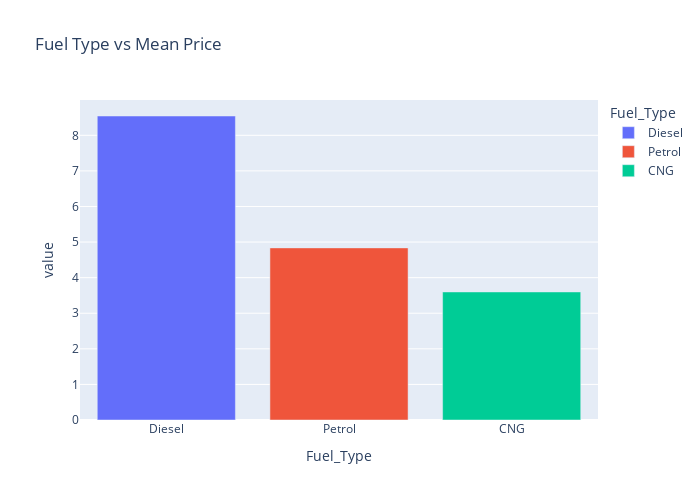

Notebook code cell kept with this figure:
### Code cell
agg = df.groupby('Fuel_Type')['Price'].mean().sort_values(ascending = False)
fig = px.bar(agg , color = agg.index , width=700 , height =500,title='Fuel Type vs Mean Price')
fig.show()

### Figure 1 — Plotly figure (JSON) as saved in the notebook; plotly's stock layout.template omitted (floating-point values rounded to 4 significant figures)
{"data": [{"alignmentgroup": "True", "hovertemplate": "Fuel_Type=%{x}<br>value=%{y}<extra></extra>", "legendgroup": "Diesel", "marker": {"color": "#636efa", "pattern": {"shape": ""}}, "name": "Diesel", "offsetgroup": "Diesel", "orientation": "v", "showlegend": true, "textposition": "auto", "type": "bar", "x": ["Diesel"], "xaxis": "x", "y": [8.543], "yaxis": "y"}, {"alignmentgroup": "True", "hovertemplate": "Fuel_Type=%{x}<br>value=%{y}<extra></extra>", "legendgroup": "Petrol", "marker": {"color": "#EF553B", "pattern": {"shape": ""}}, "name": "Petrol", "offsetgroup": "Petrol", "orientation": "v", "showlegend": true, "textposition": "auto", "type": "bar", "x": ["Petrol"], "xaxis": "x", "y": [4.837], "yaxis": "y"}, {"alignmentgroup": "True", "hovertemplate": "Fuel_Type=%{x}<br>value=%{y}<extra></extra>", "legendgroup": "CNG", "marker": {"color": "#00cc96", "pattern": {"shape": ""}}, "name": "CNG", "offsetgroup": "CNG", "orientation": "v", "showlegend": true, "textposition": "auto", "type": "bar", "x": ["CNG"], "xaxis": "x", "y": [3.599], "yaxis": "y"}], "layout": {"barmode": "relative", "height": 500, "legend": {"title": {"text": "Fuel_Type"}, "tracegroupgap": 0}, "title": {"text": "Fuel Type vs Mean Price"}, "width": 700, "xaxis": {"anchor": "y", "categoryarray": ["Diesel", "Petrol", "CNG"], "categoryorder": "array", "domain": [0, 1], "title": {"text": "Fuel_Type"}}, "yaxis": {"anchor": "x", "domain": [0, 1], "title": {"text": "value"}}}}
